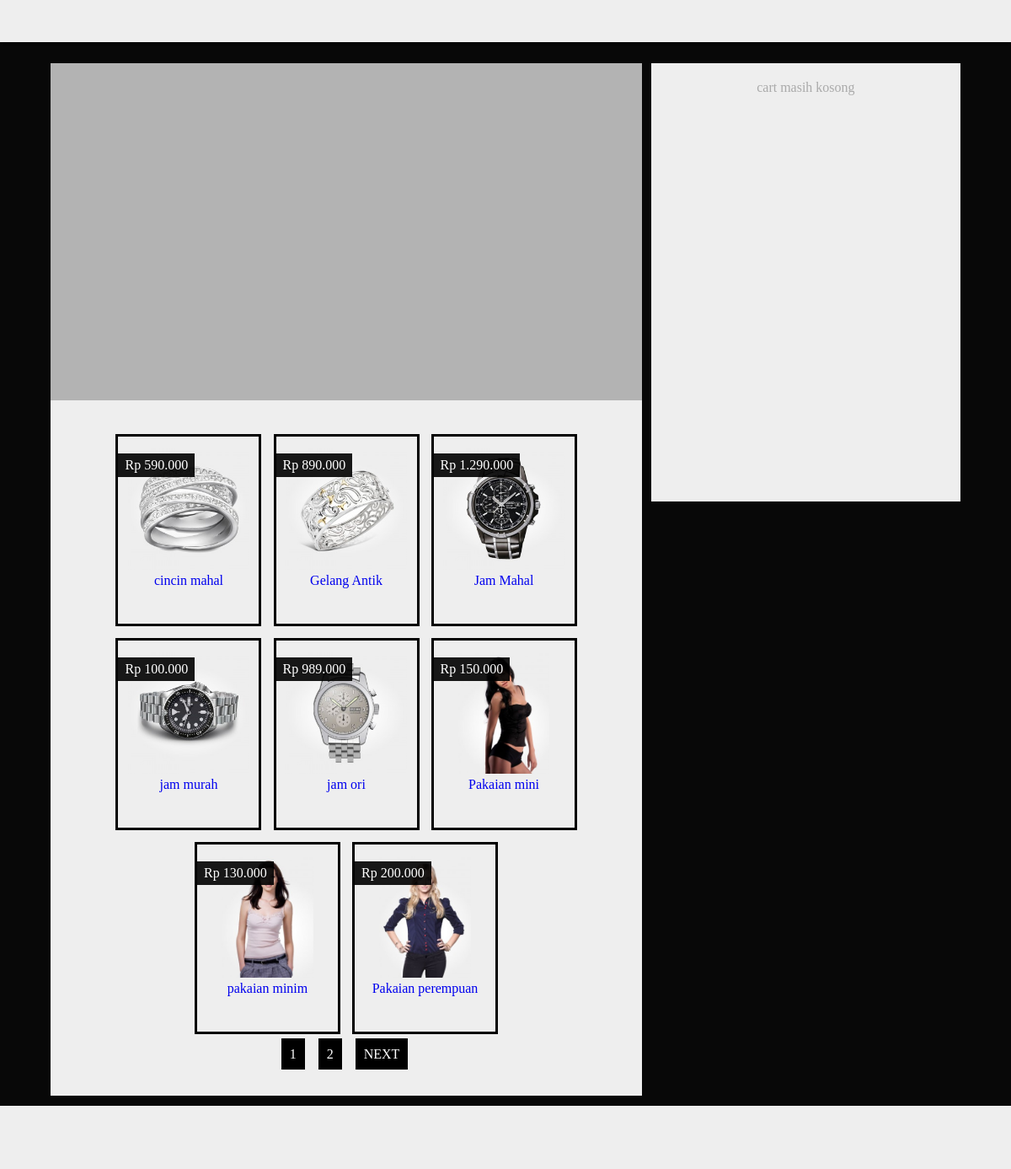
The page / on the database its author committed.
### tables this page shows
CREATE TABLE IF NOT EXISTS `tblbarang` (
  `idBarang` varchar(10) NOT NULL,
  `namaBarang` varchar(100) NOT NULL,
  `deskripsi` text NOT NULL,
  `kategori` varchar(100) NOT NULL,
  `jumlah` int(11) NOT NULL,
  `harga` float NOT NULL,
  `foto` varchar(100) NOT NULL,
  PRIMARY KEY (`idBarang`)
);

### function/cart.php (the view, shortened to what this page needs)
<?php
	require_once('connect/connect.php');
	function cart(){
		global $connect;
		if(isset($_SESSION['cart']) and !empty($_SESSION['cart'])) {
			echo "
				<table>
				<tr>
					<th>Nama Barang</th>
					<th>Jumlah</th>
					<th>Total Harga</th>
				</tr>
			";
			foreach($_SESSION['cart'] as $name => $value){
				$query = "SELECT * FROM tblbarang WHERE idBarang = '$name'";
				$result = $connect -> query($query);
				if($_SESSION['cart'][$name]['jumlah'] > 0){
					while($row = $result -> fetch_assoc()){
						$sub = $value['jumlah'] * $row['harga'];
						$_SESSION['cart'][$name]['harga'] = $sub;
						echo "<tr><td>";
						echo $row['namaBarang'];
						echo "</td><td>";
						echo "<a href='?beli=".$row['idBarang']."'>[+]</a> ".$value['jumlah']." <a href='?remove=".$row['idBarang']."'>[-]</a>";
						echo "</td><td>";
						echo "Rp " . number_format($sub,0,',','.');
						echo "</td></tr>";
					}
				}
				else {
					unset($_SESSION['cart'][$name]);
					die();
				}
			}
			function multi_array($total, $next) {
				$total += $next['harga'];
				return $total;
			}
			$totalCost = array_reduce($_SESSION['cart'],'multi_array');
			echo "
				<tr>
					<th colspan='2'>Jumlah Keseluruhan</th>
					<td>Rp " .
						number_format($totalCost,0,',','.').
					"</td>
				</tr>
				</table>
				<a href='?checkOut'>Check Out</a>
			";
		}
		else {
			echo "cart masih kosong";
		}
	}
	function products(){
		global $connect, $mulai, $data;
		$query = ("SELECT * FROM tblbarang WHERE jumlah > 0 ORDER BY namaBarang ASC LIMIT $mulai,$data");
		$result= $connect->query($query);
		if($result->num_rows){
			while($row = $result->fetch_array()){
				echo "<article>";
				echo "<img src='admin/".$row[6]."'/>";
				echo "<a href='#'>".$row[1]."</a>";
				echo "<span>Rp ".number_format($row[5],0,',','.')."</span>";
				echo "</article>";
			}
		}else{
			echo "Stok Kosong";
		}
	}
?>

### index.php (shortened to what this page needs)
<!DOCTYPE html>
<?php
	require_once('connect/connect.php');
	require_once('function/cart.php');
	$data = 8;
	if(!isset($_GET['page'])) {
		$mulai = 0;
		$hal = 1;
	}
	else {
		$mulai = ($_GET['page']-1) * $data;
		$hal = $_GET['page'];
	}
	$result = $connect -> query("SELECT * FROM tblbarang");
	$total = $result -> num_rows;
	$jumhal = ceil($total/$data);
?>
<html>
	<head>
		<link rel="stylesheet" href="style/main.css"/>
	</head>
	<body>
		<?php
		if(!isset($_GET['checkOut'])) {
		?>
		<div>
			<header>
			</header>
			<section class="container">
				<section class="main">
					<section class="slider">
					</section>
					<article>
						<?php
							products();
							echo "<br/>";
							for($i=1; $i<=$jumhal; $i++) {
								echo "<a href='?page=$i'>$i</a>&emsp;";
							}
							if($hal < $jumhal) {
								echo "<a href='?page=";
								echo $hal + 1;
								echo "'>NEXT</a>";
							}
						?>
					</article>
				</section>
				<aside>
					<?php
						cart();
					?>
				</aside>
			</section>
			<footer>
			</footer>
		</div>
		<?php
		}
		?>
	</body>
</html>

### style/main.css (style rules this page uses)
body { margin: 0; height: 100%; background: #080808; }
a { text-decoration: none; }
div > header { width: 100%; height: 50px; position: fixed; background: #EEEEEE; box-shadow: 0px 2px 5px black; z-index: 999; }
.container { width: 90%; height: auto; min-height: 100%; margin-bottom: 1%; padding: 75px 5% 0; }
.container:after { content: ''; clear: both; display: block; }
.container > aside { width: 34%; height: 500px; background: #EEEEEE; color: #aaa; text-align: center; padding-top: 20px; }
.container > section { width: 65%; background: #EEEEEE; margin: 0 1% 0 0; }
.container > aside, .container > section { float: left; }
footer { width: 100%; height: 75px; background: #EEEEEE; }
.slider { width: 100%; height: 400px; background: rgba(0,0,0,.25); }
.main > article { padding: 40px 0; text-align: center; }
.main > article:after { content: ''; display: inline-block; clear: both; }
.main article article { text-align: center; display: inline-block; position: relative; width: 160px; padding: 2% 0.5% 6%; margin: 0 1% 2%; border: 3px solid #000; transition: 5s; -webkit-transition: 5s; }
.main article img { max-width: 90%; max-height: 144px; }
.main > article > a { display: inline; text-align: left; background: black; color: white; padding: 10px; }
.main article span { display: block; position: absolute; top: 20px; left: 0; padding: 5px 8px; background: rgba(0,0,0,.9); color: white; }
.main a { display: block; }

### rows shown on the page
tblbarang: foto (picture), namaBarang "cincin mahal", harga "590.000"
tblbarang: foto (picture), namaBarang "Gelang Antik", harga "890.000"
tblbarang: foto (picture), namaBarang "Jam Mahal", harga "1.290.000"
tblbarang: foto (picture), namaBarang "jam murah", harga "100.000"
tblbarang: foto (picture), namaBarang "jam ori", harga "989.000"
tblbarang: foto (picture), namaBarang "Pakaian mini", harga "150.000"
tblbarang: foto (picture), namaBarang "pakaian minim", harga "130.000"
tblbarang: foto (picture), namaBarang "Pakaian perempuan", harga "200.000"
